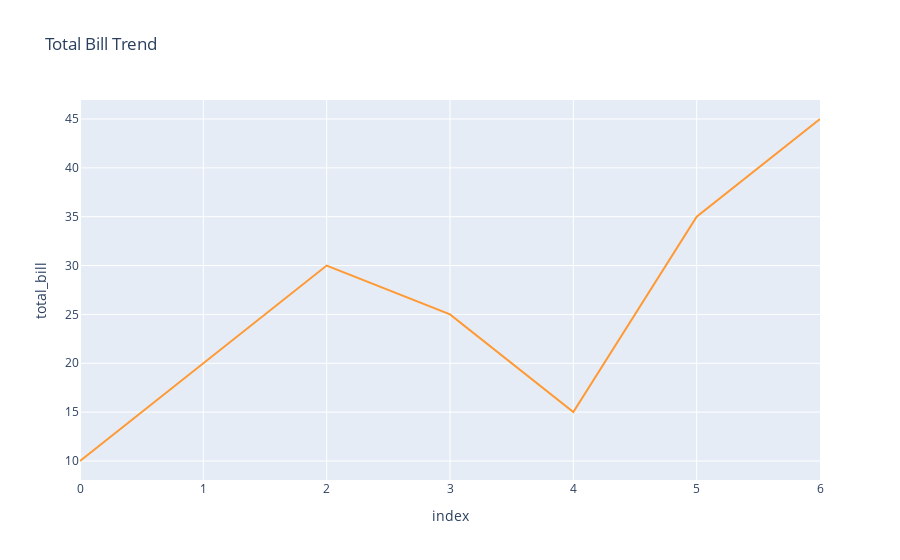

The cell this chart's notebook holds for it:
### Code cell
import pandas as pd
import plotly.express as px

df = pd.DataFrame({
    'total_bill': [10, 20, 30, 25, 15, 35, 45]
})

fig = px.line(df, y='total_bill', title='Total Bill Trend', 
              line_shape='linear')
fig.update_traces(line=dict(color='rgba(255, 153, 51, 1.0)'))
fig.show()

### Figure 1 — Plotly figure (JSON) as saved in the notebook; plotly's stock layout.template omitted (floating-point values rounded to 4 significant figures)
{"data": [{"hovertemplate": "index=%{x}<br>total_bill=%{y}<extra></extra>", "legendgroup": "", "line": {"color": "rgba(255, 153, 51, 1.0)", "dash": "solid", "shape": "linear"}, "marker": {"symbol": "circle"}, "mode": "lines", "name": "", "orientation": "v", "showlegend": false, "type": "scatter", "x": [0, 1, 2, 3, 4, 5, 6], "xaxis": "x", "y": [10, 20, 30, 25, 15, 35, 45], "yaxis": "y"}], "layout": {"legend": {"tracegroupgap": 0}, "title": {"text": "Total Bill Trend"}, "xaxis": {"anchor": "y", "domain": [0, 1], "title": {"text": "index"}}, "yaxis": {"anchor": "x", "domain": [0, 1], "title": {"text": "total_bill"}}}}
